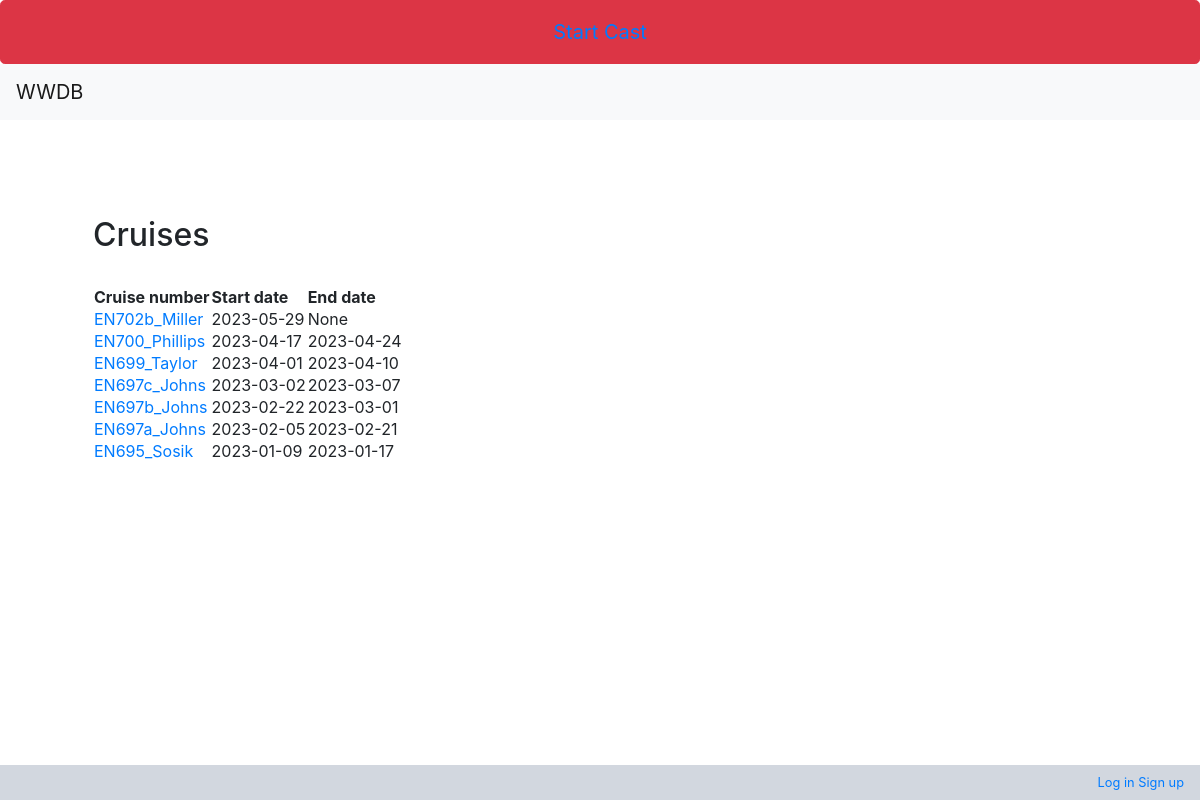
Page /wwdb/reports/cruiselist/ on the earlier database version.
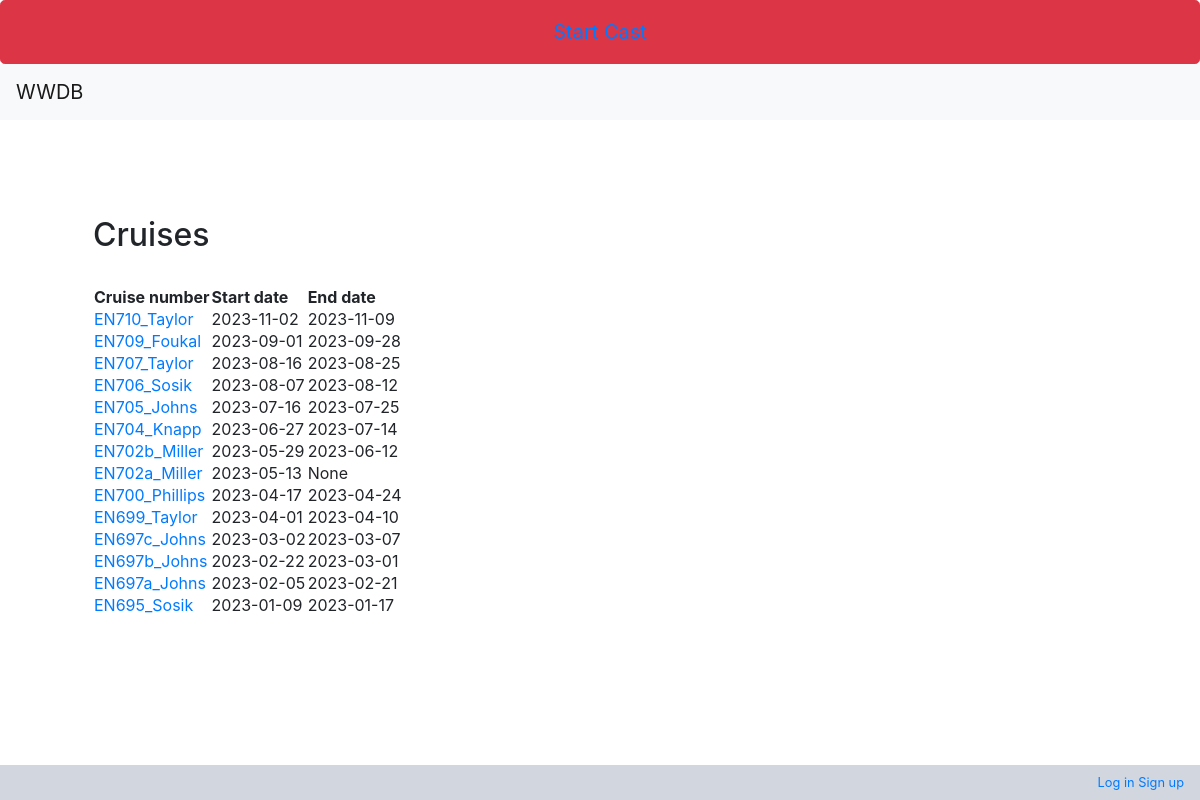
Same page on the later database version.
### wwdb/models.py (models this page shows, shortened)
class Cruise(models.Model):
    id = models.AutoField(db_column='Id', primary_key=True, blank=True, null=False)
    number = models.TextField(db_column='Number', blank=True, null=True, verbose_name='Cruise number', validators=[validate_commas])
    startdate = models.DateField(db_column='StartDate', blank=True, null=True, verbose_name='Start date')
    enddate = models.DateField(db_column='EndDate', blank=True, null=True, verbose_name='End date')
    status = models.BooleanField(db_column='Status', blank=True, null=True, verbose_name='Status')
    winch1blockarrangement = models.TextField(db_column='Winch1BlockArrangement', blank=True, null=True, verbose_name='Winch 1 Block Arrangement', validators=[validate_commas])
    winch2blockarrangement = models.TextField(db_column='Winch2BlockArrangement', blank=True, null=True, verbose_name='Winch 2 Block Arrangement', validators=[validate_commas])
    winch3blockarrangement = models.TextField(db_column='Winch3BlockArrangement', blank=True, null=True, verbose_name='Winch 3 Block Arrangement', validators=[validate_commas])
    winch1termination = models.TextField(db_column='Winch1Termination', blank=True, null=True, verbose_name='Winch 1 Termination', validators=[validate_commas])
    winch2termination = models.TextField(db_column='Winch2Termination', blank=True, null=True, verbose_name='Winch 2 Termination', validators=[validate_commas])
    winch3termination = models.TextField(db_column='Winch3Termination', blank=True, null=True, verbose_name='Winch 3 Termination', validators=[validate_commas])
    winch2spindirection = models.TextField(db_column='Winch2SpinDirection', blank=True, null=True, verbose_name='Winch 3 Spin Direction', validators=[validate_commas])
    winch1notes = models.TextField(db_column='Winch1Notes', blank=True, null=True, verbose_name='Winch 1 Notes', validators=[validate_commas])
    winch2notes = models.TextField(db_column='Winch2Notes', blank=True, null=True, verbose_name='Winch 2 Notes', validators=[validate_commas])
    winch3notes = models.TextField(db_column='Winch3Notes', blank=True, null=True, verbose_name='Winch 3 Notes', validators=[validate_commas])
    scienceprovidedwinch = models.TextField(db_column='ScienceProvidedWinch', blank=True, null=True, verbose_name='Science Provided Winch', validators=[validate_commas])
    class Meta:
        managed = True
        db_table = 'Cruise'
        verbose_name_plural = 'cruise'
    @property
    def format_startdate(self):
        date=self.startdate
        formatdate=date.strftime("%Y-%m-%d")
        return formatdate
    @property
    def format_enddate(self):
        if not self.enddate:
            return
        date=self.enddate
        formatdate=date.strftime("%Y-%m-%d")
        return formatdate

### wwdb/views.py (the view)
# urls.py: path('reports/cruiselist/', views.cruiselist, name='cruiselist'),
def cruiselist(request):
    cruises = Cruise.objects.order_by('-startdate')
    context = {
        'cruises': cruises,
       }
    return render(request, 'wwdb/reports/cruiselist.html', context=context)

### context_processors.py (called while the page is built)
def cast_context(request):
    return {'last': Cast.objects.last()}

### wwdb/templates/wwdb/reports/cruiselist.html
{% extends "wwdb/base.html" %}
{% block content %}
<div class="container p-5">
    <h2>Cruises</h2>
    <br />
    <table id="" class="display_nosearch">
        <thead class="thead-light">
            <tr>
                <th>Cruise number</th>
                <th>Start date</th>
                <th>End date</th>
            </tr>
        </thead>
        {% for cruise in cruises %}
        <tr>
            <td><a href="{% url 'cruisereport' cruise.pk %}">{{cruise.number}}</a></td>
            <td>{{cruise.format_startdate}}</td>
            <td>{{cruise.format_enddate}}</td>
        </tr>
        {% endfor %}
    </table>
</div>
{% endblock content %}

### wwdb/templates/wwdb/base.html (shortened to what this page needs)
<!DOCTYPE html>
<html>
<head>
    {% load static %}
    <link rel="stylesheet" type="text/css" href={% static 'css/bootstrap.min.css' %}>
    <link rel="stylesheet" type="text/css" href={% static 'css/bootstrap.css' %}>
    <link rel="stylesheet" type="text/css" href={% static 'css/bootstrap-datepicker.min.css' %}>
    <link rel="stylesheet" type="text/css" href={% static 'css/bootstrap-icons.min.css' %}>
    <link rel="stylesheet" type="text/css" href={% static 'css/datatables.css' %}>
    <link rel="stylesheet" type="text/css" href={% static 'css/buttons.datatables.min.css' %}>
    <link rel="stylesheet" type="text/css" href={% static 'css/wwdb.css' %}>
</head>
<body>
    <div class="top-button-container stickey-top">
        {% if last.enddate %}
            <button type="button" class="btn btn-danger btn-lg btn-block">
                <a class="nav-link" href="{% url 'caststart' %}">Start Cast</a>
            </button>
        {% else %}
            <button type="button" class="btn btn-danger btn-lg btn-block">
                <a class="nav-link" href="{% url 'cast_end' %}">End Cast</a>
            </button>
        {% endif %}
    </div>
    <nav class="navbar sticky-top navbar-expand-lg navbar-light bg-light">
        <a class="navbar-brand" href="{% url 'home' %}">
            WWDB
        </a>
    </nav>
    <div class="container mt-5 mb-5">
        {% block content %}
        {% endblock content %}
    </div>
    <nav class="navbar fixed-bottom navbar-expand-sm navbar-light">
        <div class="menu-right">
            <ul class="navbar-nav login-control">
                <div class="nav-item-bottom">
                    {% if user.is_authenticated %}
						<span>Hi {{user.username}}!</span>
						<span><a href="{% url 'logout' %}">Log out</a></span>
                    {% else %}
						<span><a href="{% url 'login' %}">Log in</a></span>
						<span><a href="{% url 'signup' %}">Sign up</a></span>
                    {% endif %}
                </div>
            </ul>
        </div>
    </nav>
</body>
</html>

### static/css/wwdb.css (style rules this page uses)
.login-control { display: block; float: right; }
.top-button-container { width: 100%; float: right; }
.nav-item-bottom { font-size: 0.8rem; font-weight: 400; }
.navbar { background-color: #D2D7DF; }
.navbar-light .navbar-brand { color: rgba(0, 0, 0, 0.9); }
.menu-right { width: 10%; margin-left: 90%; }

Differences in the rows shown:
added Cruise: number "EN710_Taylor", format_startdate "2023-11-02", format_enddate "2023-11-09"
added Cruise: number "EN709_Foukal", format_startdate "2023-09-01", format_enddate "2023-09-28"
added Cruise: number "EN707_Taylor", format_startdate "2023-08-16", format_enddate "2023-08-25"
added Cruise: number "EN706_Sosik", format_startdate "2023-08-07", format_enddate "2023-08-12"
added Cruise: number "EN705_Johns", format_startdate "2023-07-16", format_enddate "2023-07-25"
added Cruise: number "EN704_Knapp", format_startdate "2023-06-27", format_enddate "2023-07-14"
changed Cruise "EN702b_Miller": format_enddate "None" → "2023-06-12"
added Cruise: number "EN702a_Miller", format_startdate "2023-05-13", format_enddate "None"
